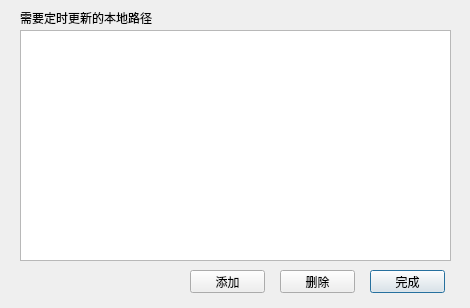
<?xml version="1.0" encoding="UTF-8"?>
<ui version="4.0">
 <class>DlgConfig</class>
 <widget class="QDialog" name="DlgConfig">
  <property name="geometry">
   <rect>
    <x>0</x>
    <y>0</y>
    <width>470</width>
    <height>308</height>
   </rect>
  </property>
  <property name="windowTitle">
   <string>设置</string>
  </property>
  <widget class="QPushButton" name="btnClose">
   <property name="geometry">
    <rect>
     <x>370</x>
     <y>270</y>
     <width>75</width>
     <height>23</height>
    </rect>
   </property>
   <property name="text">
    <string>完成</string>
   </property>
  </widget>
  <widget class="QPushButton" name="btnDelete">
   <property name="geometry">
    <rect>
     <x>280</x>
     <y>270</y>
     <width>75</width>
     <height>23</height>
    </rect>
   </property>
   <property name="text">
    <string>删除</string>
   </property>
  </widget>
  <widget class="QPushButton" name="BtnAdd">
   <property name="geometry">
    <rect>
     <x>190</x>
     <y>270</y>
     <width>75</width>
     <height>23</height>
    </rect>
   </property>
   <property name="text">
    <string>添加</string>
   </property>
  </widget>
  <widget class="QLabel" name="label">
   <property name="geometry">
    <rect>
     <x>20</x>
     <y>10</y>
     <width>151</width>
     <height>16</height>
    </rect>
   </property>
   <property name="text">
    <string>需要定时更新的本地路径</string>
   </property>
  </widget>
  <widget class="QListView" name="listViewPath">
   <property name="geometry">
    <rect>
     <x>20</x>
     <y>30</y>
     <width>431</width>
     <height>231</height>
    </rect>
   </property>
  </widget>
 </widget>
 <resources/>
 <connections/>
</ui>
